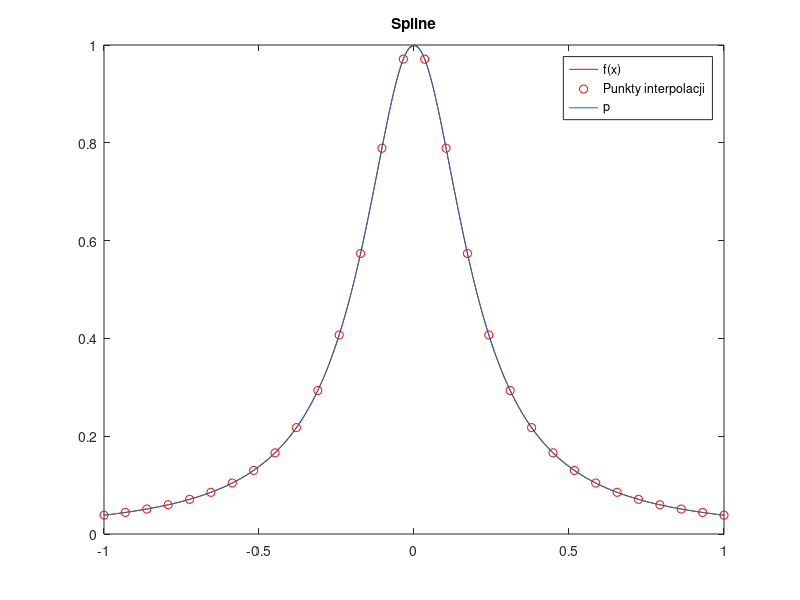

MATLAB code to generate this figure:
A = 25;
f = @(x) (1)./(A*x.^2+1);

for N = 2:30
  X = linspace(-1, 1, N);
  Y = f(X);
  p = polyfit(X, Y, N - 1);
  
  N2 = 500;
  X2 = linspace(-1, 1, N2);
  Y2 = f(X2);
  
  s = spline(X, Y);
  y = ppval(s, X2);
  
  plot(X2, f(X2), 'r-'); hold on;
  plot(X, f(X), 'ro');
  plot(X2, ppval(s, X2)); 
  title('Spline');
  legend('f(x)', 'Punkty interpolacji', 'p');
  pause(0.2);
  hold off;
end;